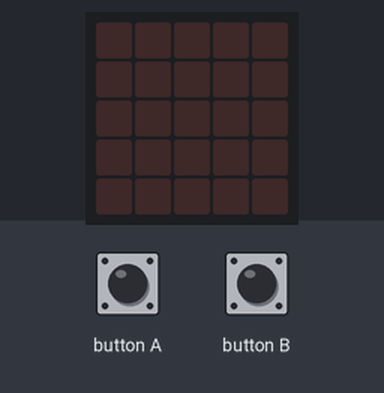
The program below on a simulated BBC micro:bit (MakeCode). Shown: the board's 5×5 LED display. The test bench sets the inputs (shaded band).

Above: at 1.2 s.
1.3 s: button A pressed for 0.15 s
At 1.8 s:
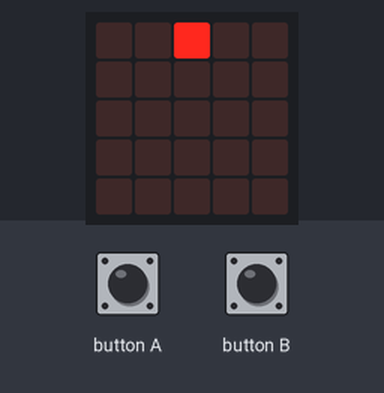
At 2.3 s:
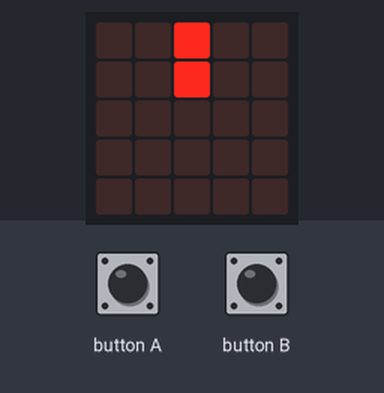
4.4 s: button B pressed for 0.15 s
At 22.5 s:
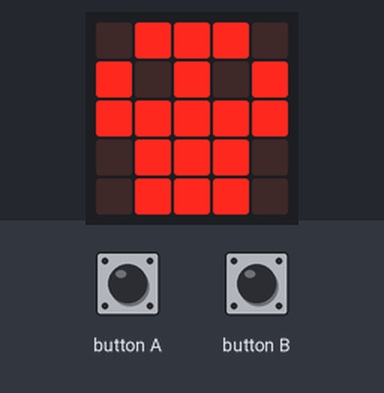
Timing chart, 0 to 22.8 s (numbered marks = the images above; inputs shaded):
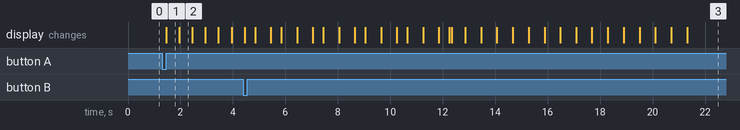

Measured:
- after the input at 1.3 s, the display: changes after 0.15 s (image 1)
- after the input at 4.4 s, the display: first differs from a run without the input after 0.45 s (image 3 shows a later state)
- what the display in image 1 shows lasts 0.5 s, from 1.5 s to 2.0 s

The program:

main.ts
```typescript
input.onButtonPressed(Button.A, function on_button_pressed_a() {
    basic.showLeds(`
        . . # . .
                . . . . .
                . . . . .
                . . . . .
                . . . . .
    `)
    basic.pause(100)
    basic.showLeds(`
        . . # . .
                . . # . .
                . . . . .
                . . . . .
                . . . . .
    `)
    basic.pause(100)
    basic.showLeds(`
        . . . . .
                . . # . .
                . . . . .
                . . . . .
                . . . . .
    `)
    basic.pause(100)
    basic.showLeds(`
        . . . . .
                . . # . .
                . . # . .
                . . . . .
                . . . . .
    `)
    basic.pause(100)
    basic.showLeds(`
        . . . . .
                . . . . .
                . . # . .
                . . . . .
                . . . . .
    `)
    basic.pause(100)
    basic.showLeds(`
        . . . . .
                . . . . .
                . . # . .
                . . # . .
                . . . . .
    `)
    basic.pause(100)
    basic.showLeds(`
        . . . . .
                . . . . .
                . . . . .
                . . # . .
                . . . . .
    `)
    basic.pause(100)
    basic.showLeds(`
        . . . . .
                . . . . .
                . . . . .
                . . # . .
                . . # . .
    `)
    basic.pause(100)
    basic.showLeds(`
        . . . . .
                . . . . .
                . . . . .
                . . . . .
                . # # # .
    `)
    basic.pause(100)
    basic.showLeds(`
        . . . . .
                . . . . .
                . . . . .
                . . . . .
                # # # # #
    `)
    basic.pause(100)
    basic.showLeds(`
        . . . . .
                . . . . .
                . . . . .
                . . . . .
                # # . # #
    `)
    basic.pause(100)
    basic.showLeds(`
        . . . . .
                . . . . .
                . . . . .
                . . . . .
                # . . . #
    `)
    basic.pause(100)
    basic.clearScreen()
})
input.onButtonPressed(Button.B, function on_button_pressed_b() {
    for (let index = 0; index < 12; index++) {
        basic.showIcon(IconNames.Yes)
        basic.pause(10)
        basic.showIcon(IconNames.No)
    }
    basic.showIcon(IconNames.Skull)
})
```

test.ts
```typescript
// Tady jsou testy. Při použití tohoto balíčku jako rozšíření nebude zkompilováno.
```
